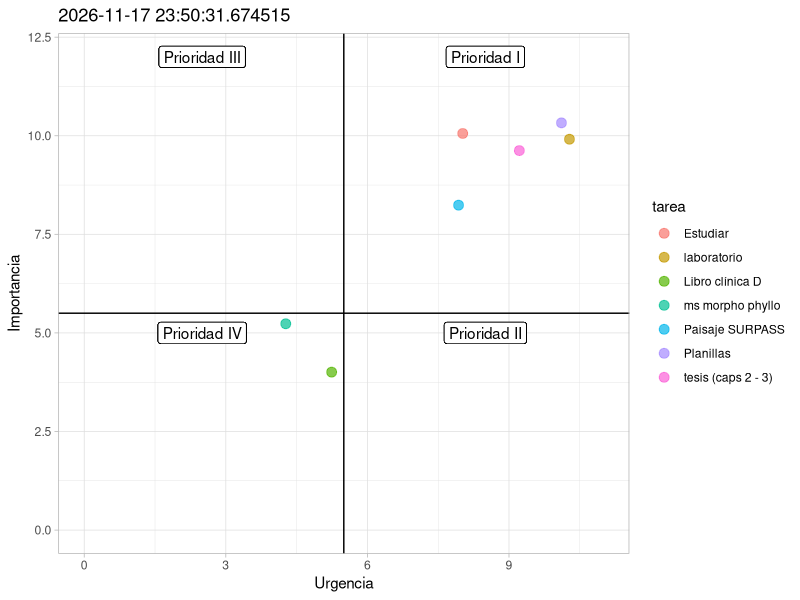

This figure's R source:
## ---- chunk 1
knitr::opts_chunk$set(echo = F, warning = F, message = F)
## ---- chunk 2

library(tibble)

# Escala de importancia va de 0 - 10

tareas <- tribble(
     ~ tarea, ~ importancia, ~ urgencia,
     "Estudiar", 10, 8,
     "laboratorio", 10, 10,
     "tesis (caps 2 - 3)", 10, 9,
     "ms morpho phyllo", 5, 4,
     "Paisaje SURPASS", 8, 8,
     "Libro clínica D", 4, 5,
     "Planillas", 10, 10
)

library(ggplot2)


ggplot(tareas, aes(urgencia, importancia)) +
     xlim(c(0, 11)) + ylim(c(0, 12)) +
        geom_vline(xintercept = mean(1:10)) +
        geom_hline(yintercept = mean(1:10)) +
        geom_label(x = mean(0:5.5), y = 12, label = "Prioridad III") +
        geom_label(x = mean(0:5.5), y = 5, label = "Prioridad IV") +
        geom_label(x = mean(5.5:12), y = 12, label = "Prioridad I") +
        geom_label(x = mean(5.5:12), y = 5, label = "Prioridad II") + 
        geom_jitter(aes(color = tarea), size = 3, alpha = 0.7) + 
        theme_light() +
        labs(x = "Urgencia", y = "Importancia") +
        ggtitle(label = paste(Sys.time()))
        
